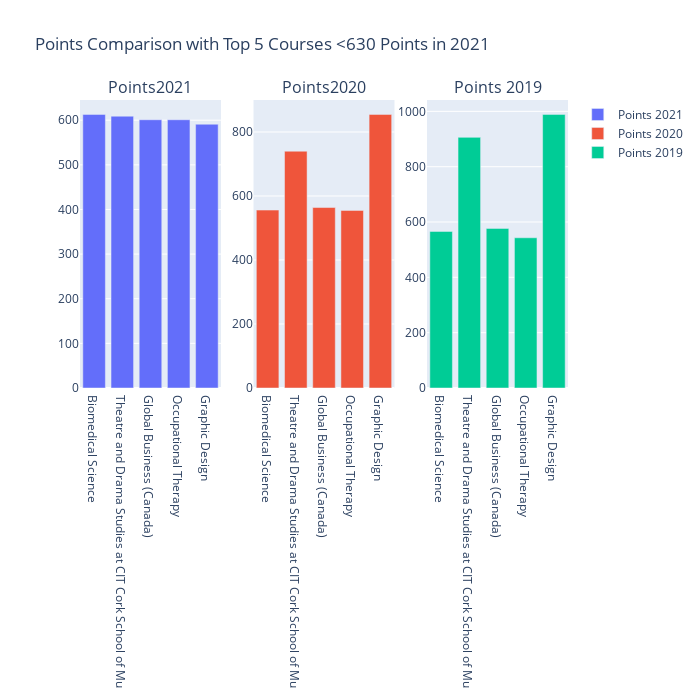

The code cell stored with this chart in its notebook:
### Code cell
# The plots below are representing the top 5 courses from 2021 and what the points were for these courses in 2020 and 2019. It does not represent the top five courses from 2020 or 2019.
#https://plotly.com/python/subplots/#multiple-subplots-with-titles
#https://plotly.com/python-api-reference/generated/plotly.subplots.make_subplots.html
fig = make_subplots(rows=1,cols=3, subplot_titles = ('Points2021', 'Points2020', 'Points 2019'))
fig.add_trace(go.Bar(x=c['title'], y=c['points_r1_2021'], name = 'Points 2021'), row=1, col=1)
fig.add_trace(go.Bar(x=c['title'], y=c['points_r1_2020'], name = 'Points 2020'), row=1, col=2)
fig.add_trace(go.Bar(x=c['title'], y=c['points_r1_2019'], name = 'Points 2019'), row=1, col=3)

fig.update_layout(height=700, width=700,
                  title_text="Points Comparison with Top 5 Courses <630 Points in 2021")

fig.show()

### Figure 1 — Plotly figure (JSON) as saved in the notebook; plotly's stock layout.template omitted (floating-point values rounded to 4 significant figures)
{"data": [{"name": "Points 2021", "type": "bar", "x": ["Biomedical Science", "Theatre and Drama Studies at CIT Cork School of Mu", "Global Business (Canada)", "Occupational Therapy", "Graphic Design"], "xaxis": "x", "y": [613, 609, 601, 601, 591], "yaxis": "y"}, {"name": "Points 2020", "type": "bar", "x": ["Biomedical Science", "Theatre and Drama Studies at CIT Cork School of Mu", "Global Business (Canada)", "Occupational Therapy", "Graphic Design"], "xaxis": "x2", "y": [556, 740, 564, 555, 855], "yaxis": "y2"}, {"name": "Points 2019", "type": "bar", "x": ["Biomedical Science", "Theatre and Drama Studies at CIT Cork School of Mu", "Global Business (Canada)", "Occupational Therapy", "Graphic Design"], "xaxis": "x3", "y": [566, 906, 577, 543, 989], "yaxis": "y3"}], "layout": {"annotations": [{"font": {"size": 16}, "showarrow": false, "text": "Points2021", "x": 0.1444, "xanchor": "center", "xref": "paper", "y": 1, "yanchor": "bottom", "yref": "paper"}, {"font": {"size": 16}, "showarrow": false, "text": "Points2020", "x": 0.5, "xanchor": "center", "xref": "paper", "y": 1, "yanchor": "bottom", "yref": "paper"}, {"font": {"size": 16}, "showarrow": false, "text": "Points 2019", "x": 0.8556, "xanchor": "center", "xref": "paper", "y": 1, "yanchor": "bottom", "yref": "paper"}], "height": 700, "title": {"text": "Points Comparison with Top 5 Courses <630 Points in 2021"}, "width": 700, "xaxis": {"anchor": "y", "autorange": true, "domain": [0, 0.2889], "range": [-0.5, 4.5], "type": "category"}, "xaxis2": {"anchor": "y2", "autorange": true, "domain": [0.3556, 0.6444], "range": [-0.5, 4.5], "type": "category"}, "xaxis3": {"anchor": "y3", "autorange": true, "domain": [0.7111, 1], "range": [-0.5, 4.5], "type": "category"}, "yaxis": {"anchor": "x", "autorange": true, "domain": [0, 1], "range": [0, 645.3], "type": "linear"}, "yaxis2": {"anchor": "x2", "autorange": true, "domain": [0, 1], "range": [0, 900], "type": "linear"}, "yaxis3": {"anchor": "x3", "autorange": true, "domain": [0, 1], "range": [0, 1041.0], "type": "linear"}}}
